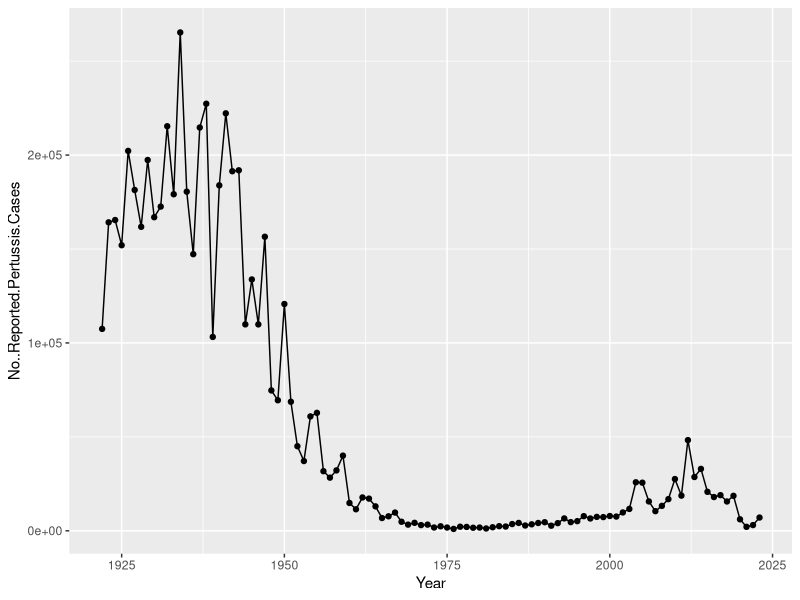
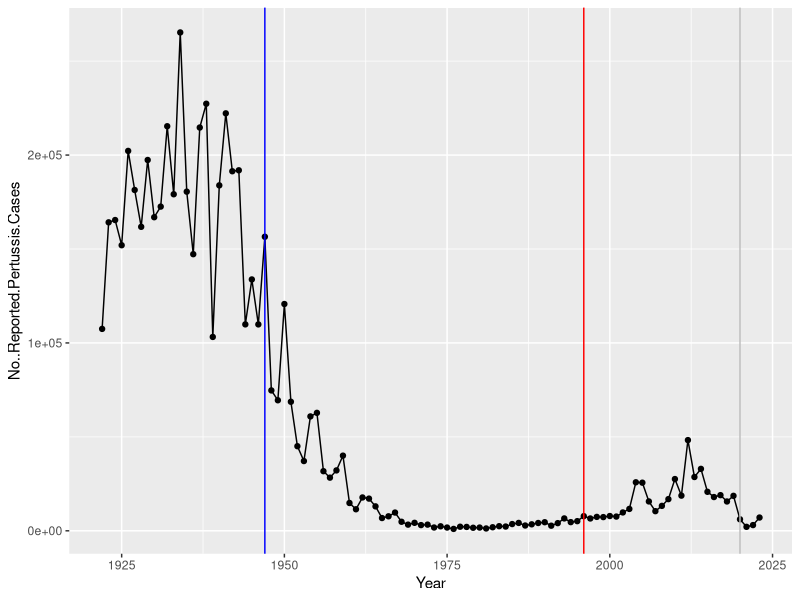

Generate these figures, in order, with R: (Note: this script raises an error after producing the figures.)
## ---- chunk 1
cdc <- data.frame(
                                            Year = c(1922L,1923L,1924L,
                                                     1925L,1926L,1927L,1928L,
                                                     1929L,1930L,1931L,1932L,
                                                     1933L,1934L,1935L,1936L,
                                                     1937L,1938L,1939L,1940L,
                                                     1941L,1942L,1943L,1944L,
                                                     1945L,1946L,1947L,1948L,
                                                     1949L,1950L,1951L,
                                                     1952L,1953L,1954L,1955L,
                                                     1956L,1957L,1958L,1959L,
                                                     1960L,1961L,1962L,1963L,
                                                     1964L,1965L,1966L,1967L,
                                                     1968L,1969L,1970L,1971L,
                                                     1972L,1973L,1974L,1975L,
                                                     1976L,1977L,1978L,
                                                     1979L,1980L,1981L,1982L,
                                                     1983L,1984L,1985L,1986L,
                                                     1987L,1988L,1989L,1990L,
                                                     1991L,1992L,1993L,1994L,
                                                     1995L,1996L,1997L,1998L,
                                                     1999L,2000L,2001L,2002L,
                                                     2003L,2004L,2005L,
                                                     2006L,2007L,2008L,2009L,
                                                     2010L,2011L,2012L,2013L,
                                                     2014L,2015L,2016L,2017L,
                                                     2018L,2019L,2020L,2021L,
                                                     2022L,2023L),
                    No..Reported.Pertussis.Cases = c(107473,164191,165418,
                                                     152003,202210,181411,
                                                     161799,197371,166914,172559,
                                                     215343,179135,265269,
                                                     180518,147237,214652,
                                                     227319,103188,183866,222202,
                                                     191383,191890,109873,
                                                     133792,109860,156517,74715,
                                                     69479,120718,68687,
                                                     45030,37129,60886,62786,
                                                     31732,28295,32148,40005,
                                                     14809,11468,17749,17135,
                                                     13005,6799,7717,9718,
                                                     4810,3285,4249,3036,3287,
                                                     1759,2402,1738,1010,
                                                     2177,2063,1623,1730,1248,
                                                     1895,2463,2276,3589,
                                                     4195,2823,3450,4157,4570,
                                                     2719,4083,6586,4617,
                                                     5137,7796,6564,7405,7298,
                                                     7867,7580,9771,11647,
                                                     25827,25616,15632,10454,
                                                     13278,16858,27550,18719,
                                                     48277,28639,32971,20762,
                                                     17972,18975,15609,18617,
                                                     6124,2116,3044,7063)
                  )
## ---- chunk 2
cdc
## ---- chunk 3
library(ggplot2)

ggplot(cdc)+
  aes(Year,No..Reported.Pertussis.Cases)+
  geom_point()+
  geom_line()
## ---- chunk 4
ggplot(cdc)+
  aes(Year,No..Reported.Pertussis.Cases)+
  geom_point()+
  geom_line()+
  geom_vline(xintercept=1947,col="blue")+
  geom_vline(xintercept=1996,col="red") +
  geom_vline(xintercept=2020,col="grey")
## ---- chunk 5
library(jsonlite)
## ---- chunk 6
subject <- read_json("https://www.cmi-pb.org/api/subject", simplifyVector = TRUE)
head(subject, 3)
## ---- chunk 7
nrow(subject)
## ---- chunk 8
table(subject$infancy_vac)
## ---- chunk 9
table(subject$race,subject$biological_sex)
## ---- chunk 10

specimen <- read_json("https://www.cmi-pb.org/api/specimen", simplifyVector = TRUE) 
ab_titer <- read_json("https://www.cmi-pb.org/api/plasma_ab_titer", simplifyVector = TRUE) 
## ---- chunk 11
library(dplyr)
meta<- inner_join(specimen,subject)

head(meta)
## ---- chunk 12
ab_data <- inner_join(meta,ab_titer)
head(ab_data)
## ---- chunk 13
unique(ab_data$isotype)
## ---- chunk 14
unique(ab_data$antigen)
## ---- chunk 15
ggplot(ab_data)+
  aes(MFI, antigen)+
  geom_boxplot()
## ---- chunk 16
igg <- ab_data |>
  filter(isotype =="IgG")
## ---- chunk 17
ggplot(igg)+
  aes(MFI_normalised, antigen)+
  geom_boxplot()
## ---- chunk 18
ggplot(igg)+
  aes(MFI_normalised, antigen,col=infancy_vac)+
  geom_boxplot()
## ---- chunk 19
ggplot(igg)+
  aes(MFI_normalised, antigen,col=infancy_vac)+
  geom_boxplot()+
  facet_wrap(~infancy_vac)
## ---- chunk 20
table(ab_data$visit)
## ---- chunk 21
ggplot(igg)+
  aes(MFI_normalised, antigen,col=infancy_vac)+
  geom_boxplot()+
  facet_wrap(~visit)
## ---- chunk 22
pt <- igg |>
  filter(antigen=="PT") |>
  filter(dataset=="2021_dataset")
## ---- chunk 23
ggplot(pt)+
  aes(planned_day_relative_to_boost, MFI_normalised, col=infancy_vac, group = subject_id)+
  geom_point()+
  geom_line()+
  geom_vline(xintercept=14, col="darkgreen")
## ---- chunk 24
sessionInfo()
